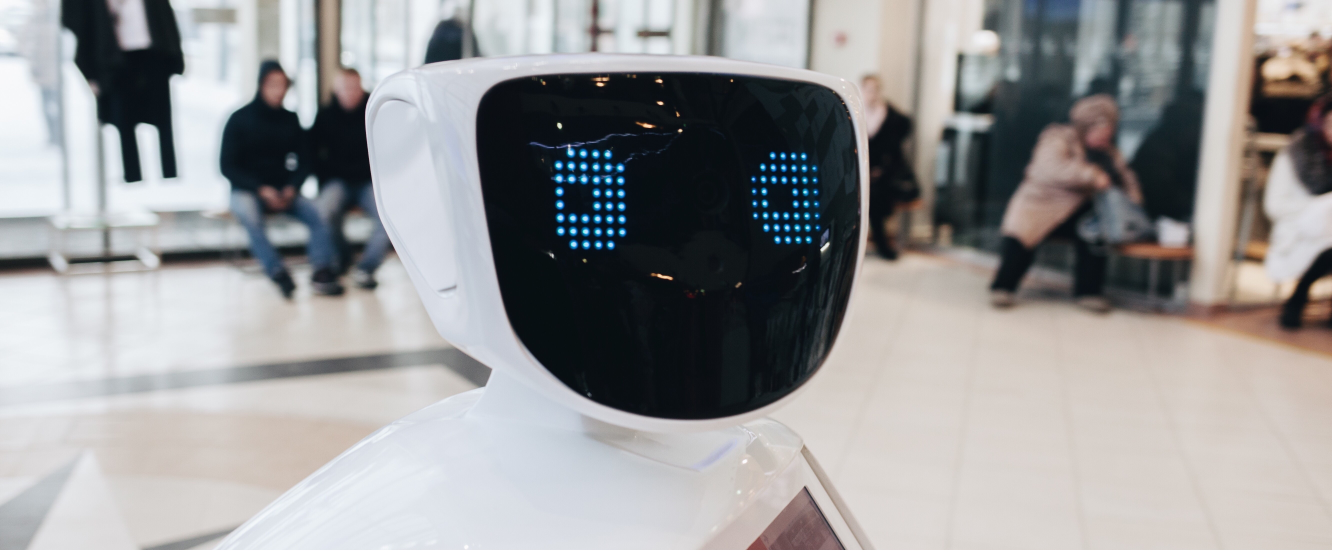
#> input picture imagem.jpg, 5328 x 2208 px, given in place of imagem.jpeg, which was not available (shown at 1/4 size)
$ jupyter execute computer_vision_basics.ipynb   (text cells are left out)
#> lines starting #> are read from the running program, lines starting #| are printed output that depends on the picture; pictures that were not available may be replaced by others from this repository, and a replacement may not be noted
[cell 1]
import cv2
import argparse
import numpy as np
import matplotlib.pyplot as plt

[cell 2]
def plt_imshow(title, image):
    # convert the image frame BGR to RGB color space and display it
    image = cv2.cvtColor(image, cv2.COLOR_BGR2RGB)
    plt.figure(figsize=(10, 10))
    plt.imshow(image)
    plt.title(title)
    plt.grid(False)
    plt.axis('off')
    plt.show()

[cell 3]
args = {"image": r"D:\Estudos\PyImageSearch\PyImageSearch Gurus\para-repositorio\imagem.jpeg"}

[cell 4]
image = cv2.imread(args["image"])
#> image is the input picture: shape (2208, 5328, 3); mean B, G, R 151.5, 150.8, 150.7
#image = image[0:2000, 500:2000]
print("Width: %d pixels" % (image.shape[1]))
#| Width: 5328 pixels
print("Height: %d pixels" % (image.shape[0]))
#| Height: 2208 pixels
print("Channels: %d " % (image.shape[2]))
#| Channels: 3

[cell 5]
plt_imshow("Foto", image)

[cell 6]
(h, w )  = image.shape[:2]
#> h = 2208; w = 5328
print(f" width is {w} and height is {h}")
#|  width is 5328 and height is 2208

[cell 7]
#cv2.imshow("Imagem", image)
#cv2.waitKey(1)

[cell 8]
print(type(image))
#| <class 'numpy.ndarray'>
print(image[0])
#> (printed output is left out)

[cell 9]
#Taje de bands red green blue to have coordenat (40, 40)
(b, g, r) = image[225, 111]
#> b = 212; g = 206; r = 201
print(f"The value at band Red is {r}, Green is {g} and Blue is {b}")
#| The value at band Red is 201, Green is 206 and Blue is 212

[cell 10]
image[0, 0] = (0, 0, 255)

[cell 11]
(b, g, r) = image[0, 0]
#> b = 0; g = 0; r = 255
print(f"The value at band Red is {r}, Green is {g} and Blue is {b}")
#| The value at band Red is 255, Green is 0 and Blue is 0

[cell 12]
#center to the imagem
(cX, cY) = (w//2, h//2)
#> cX = 2664; cY = 1104
print(f"Coodenate center X {cX} and coodenate center Y {cY}")
#| Coodenate center X 2664 and coodenate center Y 1104

[cell 13]
tl = image[0:cY, 0:cX]
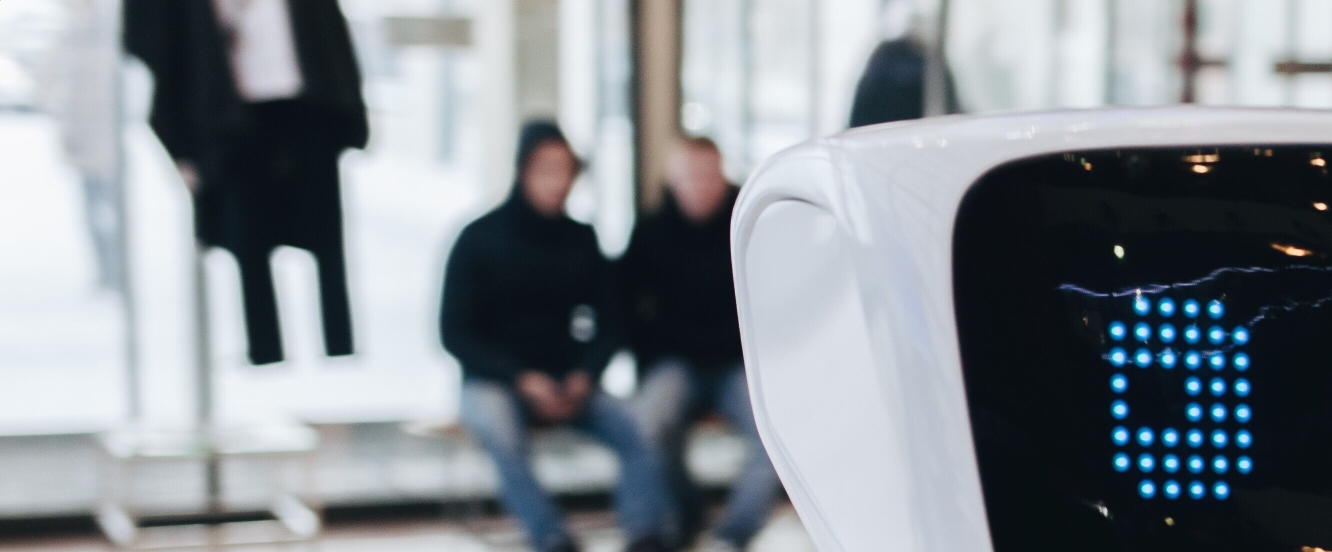
#> tl: shape (1104, 2664, 3) (shown at 1/2 size); mean B, G, R 142.5, 136.5, 129.7
plt_imshow("Cortado", tl)

[cell 14]
tl = image[0:cY, cX:w]
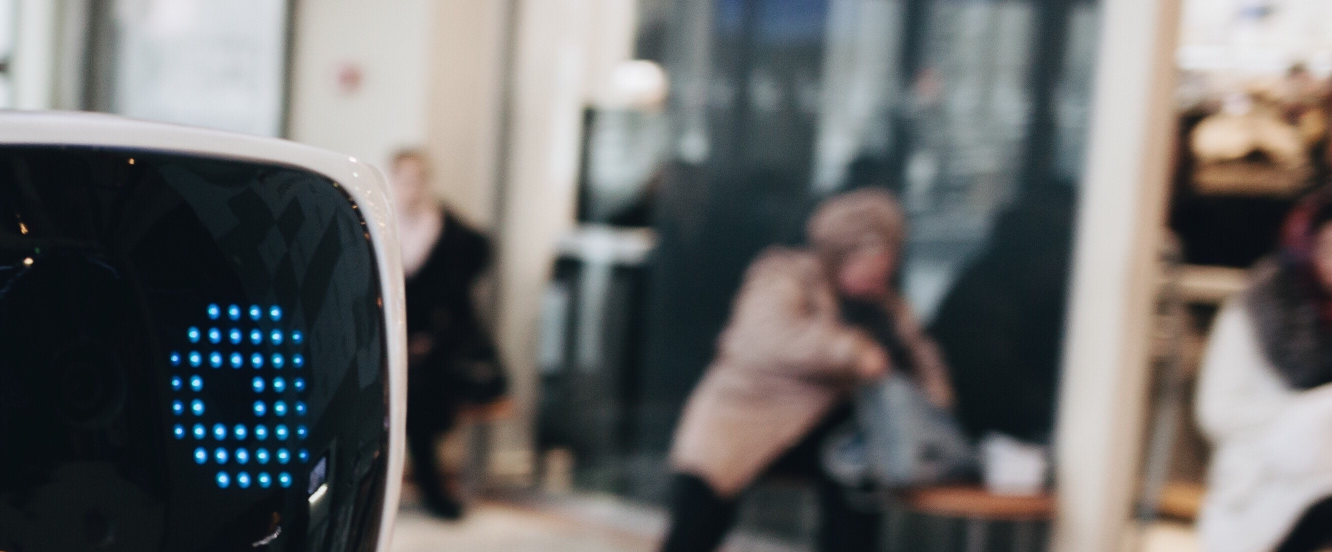
#> tl: shape (1104, 2664, 3) (shown at 1/2 size); mean B, G, R 104.3, 104.7, 104.5
plt_imshow("Cortado", tl)

[cell 15]
br = image[cY:h, cX:w]
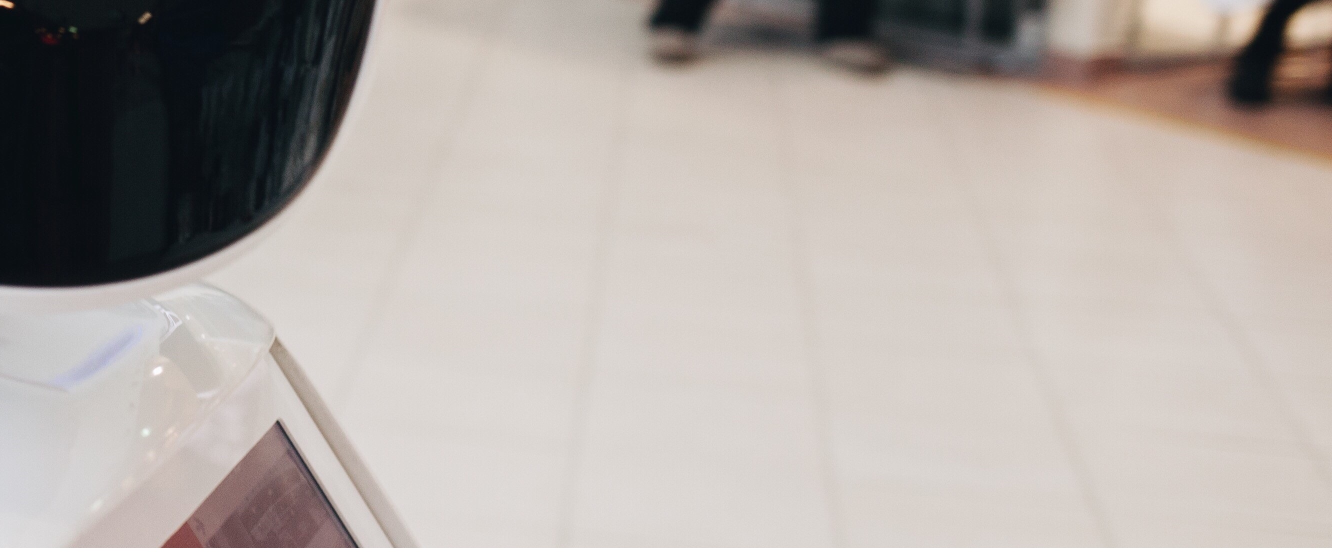
#> br: shape (1104, 2664, 3) (shown at 1/2 size); mean B, G, R 166, 170.9, 178.5
plt_imshow("Br", br)

[cell 16]
bl = image[cY:h, 0:cX]
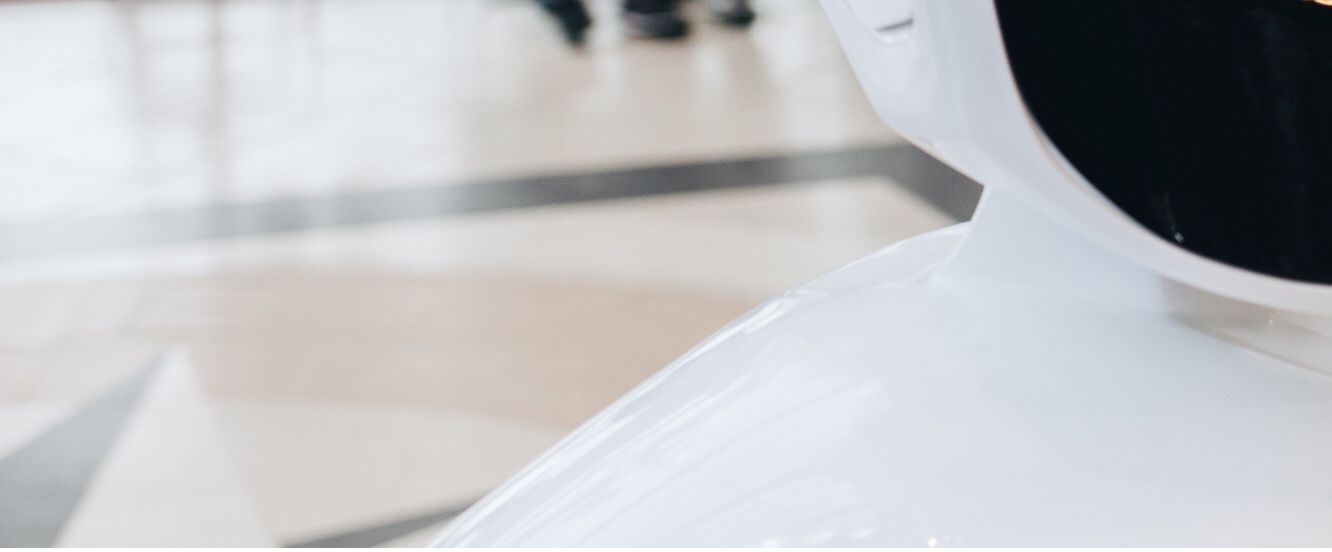
#> bl: shape (1104, 2664, 3) (shown at 1/2 size); mean B, G, R 193.3, 191, 189.9
plt_imshow("Bl", bl)

[cell 17]
image[0:cY, 0:cX] = (0, 255, 0)
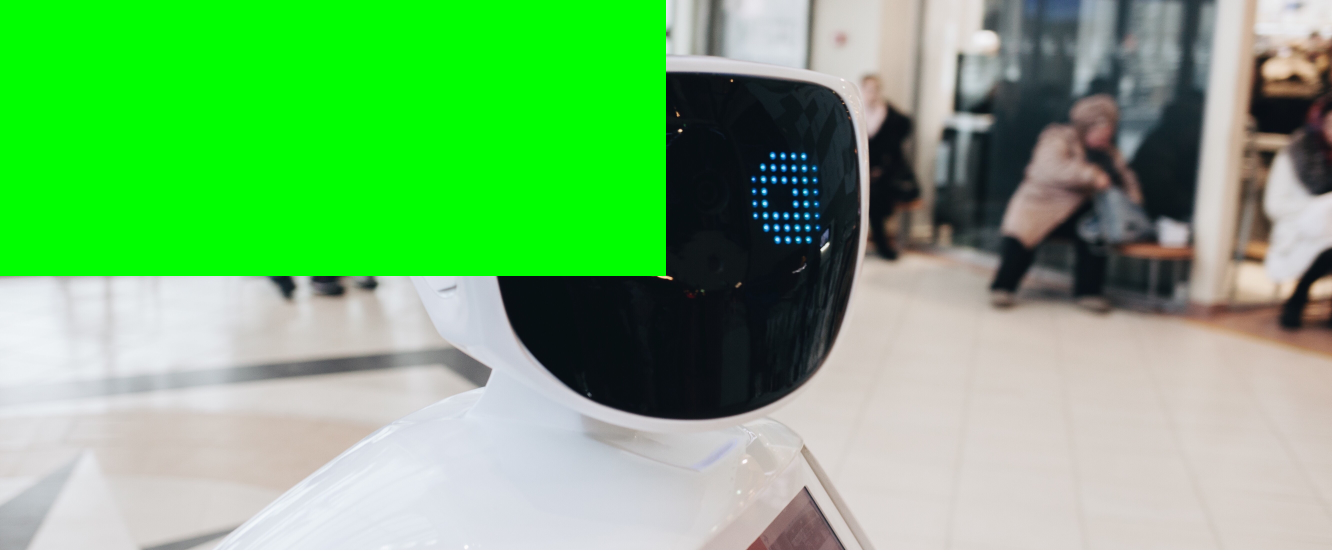
#> image: shape (2208, 5328, 3) (shown at 1/4 size); mean B, G, R 115.9, 180.4, 118.2
plt_imshow("Image ", image)

[cell 18]
canvas = np.zeros((300, 300, 3), dtype = 'uint8')
plt_imshow("Canvas", canvas)
#> in plt_imshow (call 7), `image = cv2.cvtColor(image, cv2.COLOR_BGR2RGB)`: image: shape (300, 300, 3); every value is 0

[cell 19]
green = (0, 255, 0)
cv2.line(canvas, (0, 0), (300, 300), green)
plt_imshow("Imagem", canvas)
#> in plt_imshow (call 8), `image = cv2.cvtColor(image, cv2.COLOR_BGR2RGB)`:
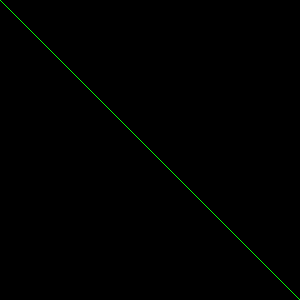
#> image: shape (300, 300, 3); mean R, G, B 0, 0.8, 0

[cell 20]
red = (0, 0, 255)
cv2.line(canvas, (300, 0), (0, 300), red)
plt_imshow("Imagem", canvas)

[cell 21]
blue = (255, 0, 0)
cv2.rectangle(canvas, (10, 10), (60, 60), blue, 5)
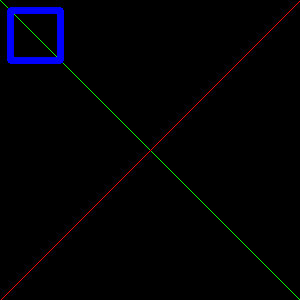
#> canvas: shape (300, 300, 3); mean of channels 0, 1, 2 3.9, 0.8, 0.8; drawn as B, G, R
plt_imshow("Imagem", canvas)

[cell 22]
cv2.rectangle(canvas, (50, 200), (200, 225), blue, -1)
plt_imshow("Imagem", canvas)

[cell 23]
cv2.circle(canvas, (250, 250), 10, red, -1)
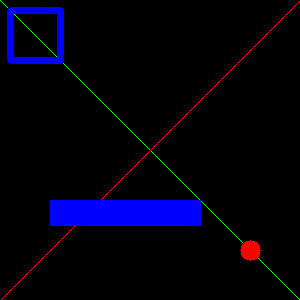
#> canvas: shape (300, 300, 3); mean of channels 0, 1, 2 15, 0.8, 1.7; drawn as B, G, R
plt_imshow("Imagem", canvas)

[cell 24]
canvas = np.zeros((300, 300, 3), dtype='uint8')
(cX, cY) = (canvas.shape[1]//2 , canvas.shape[0]//2)
white = (255, 255, 255)

[cell 25]
for radio in range(0, 175, 10):
    cv2.circle(canvas, (cX, cY), radio, white)
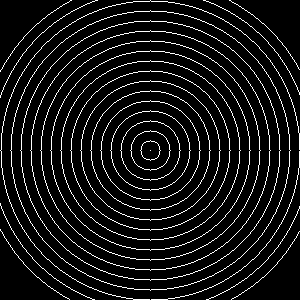
#> canvas: shape (300, 300, 3); 8.4% white in thin lines or dots

plt_imshow("circulos", canvas)

[cell 26]
canvas = np.zeros((300, 300, 3), dtype='uint8')

for i in range(0, 25):
    radius = np.random.randint(5, high = 100)
    color = np.random.randint(0, high =256, size =(3,)).tolist()
    pt = np.random.randint(0, high = 300, size = (2,))

    cv2.circle(canvas, tuple(pt), radius, color, -1)
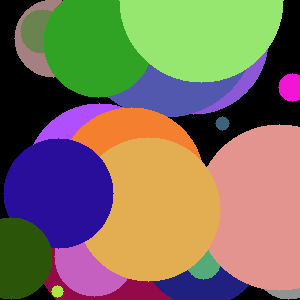
#> canvas: shape (300, 300, 3); mean of channels 0, 1, 2 93.9, 112.6, 125.7; drawn as B, G, R

plt_imshow('Circulos', canvas)
